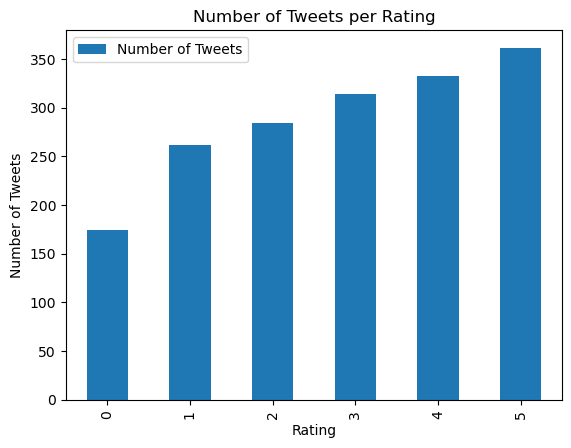

Here is the Python script that generated this plot:
def task5():
    import pandas as pd
    import json 
    import numpy as np
    Tweets_path="/course/data/a1/engagements/HealthStory.json"
    NewsReviews_path="/course/data/a1/reviews/HealthStory.json"
    counter=0
    ratings=[]
    with open(Tweets_path) as json_file:
        sample_json = json.load(json_file)
        Tweets_replies_retweets=[]
        Number_of_tweets=0
        storyidsinorder=[]
        LIST=[]
        for story in sample_json: #iterate through each story_review
            tweets=sample_json[story]['tweets'] # getting a list of tweets for the story review
            replies=sample_json[story]['replies'] # getting a list of replies for the story review
            retweets=sample_json[story]['retweets']# getting a list of retweets for the story review
            Tweets_replies_retweets.extend(tweets) #adding the tweets to the list
            Tweets_replies_retweets.extend(replies) #adding the replies to the list
            Tweets_replies_retweets.extend(retweets) #adding the retweets to the list
            Number_of_tweets=len(set(Tweets_replies_retweets)) #counter the number of non-duplicate ids
            Tweets_replies_retweets.clear() # clearing the list
            LIST.append({
                "story_review": story,
                "Number of tweets":Number_of_tweets
            })
            Number_of_tweets=0
        with open(NewsReviews_path) as json_files:
            sample_jsons = json.load(json_files)
            for items in sample_jsons:
                ratings.append(items["rating"])
        for inside in LIST:
            inside.update({"rating":ratings[counter]})
            counter+=1
        #switching List to dataframe and creating the table
        LIST_pd= pd.DataFrame(LIST)
        LIST_pd.drop("story_review", axis=1, inplace= True)
        grp=LIST_pd.groupby(ratings)
        SUM=grp['Number of tweets'].agg([np.average])
        SUM=SUM.rename(columns={"average": "Number of Tweets"})
        plt=SUM.plot.bar(y="Number of Tweets", title= "Number of Tweets per Rating")
        plt.set_ylabel("Number of Tweets")
        plt.set_xlabel("Rating")
        plt.figure.savefig("task5.png",bbox_inches='tight')
    return
